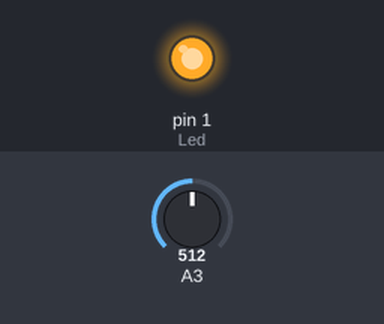
Simulated run of this sketch. Board: Arduino Uno, built with avr-gcc and run on an emulated ATmega328P. Parts: output pins drawn as LEDs (lit = HIGH). The test bench sets the inputs (shaded band); at power-on: A3 = 512.

Above: at 1.2 s.
1.3 s: A3 set to 498
At 2.5 s:
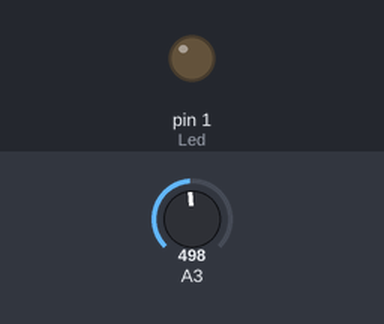
2.8 s: A3 set to 716
At 3.8 s:
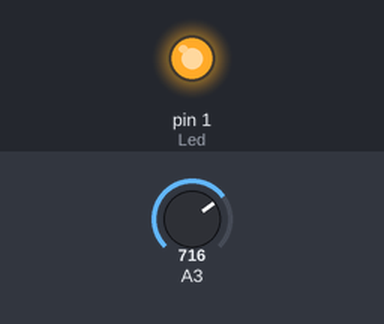
4.3 s: A3 set to 511
At 4.8 s:
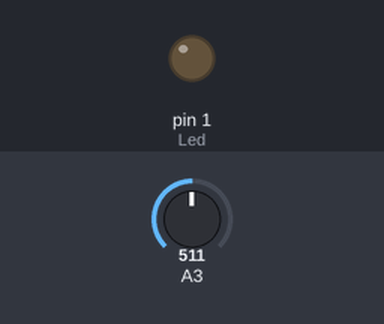
Timing chart, 0 to 7.3 s (numbered marks = the images above; inputs shaded):
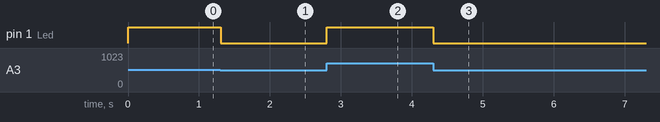

Measured:
- the behaviour switches between 512 and 511 on A3 (found by bisection; images 0 and 1)
- after the input at 1.3 s, pin 1 (Led): HIGH → LOW at once
- after the input at 2.8 s, pin 1 (Led): LOW → HIGH at once
- after the input at 4.3 s, pin 1 (Led): HIGH → LOW at once

The sketch:

controling_led_using_potentiometer.ino
```cpp
// C++ code
//used digital pin
int Led=1;
void setup()
{
  pinMode(Led,OUTPUT);
}

void loop()
{
  //used analog pin A3
  int potvalue=analogRead(A3);
  analogWrite(Led,potvalue/4);
  delay(10);
}
```
